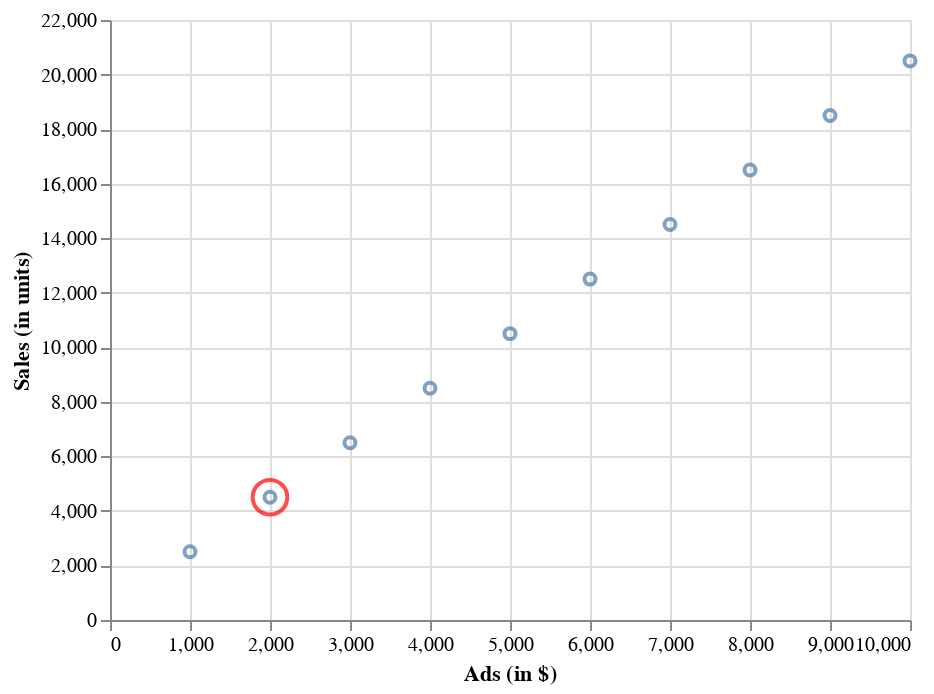

This figure's notebook cell:
### Markdown cell above
Let's take a closer look at ad spendings of 2000. What is the sales you would expect?

### Code cell
callout = alt.Chart(df.iloc[1:2]).mark_point(
    color='red', size=300, tooltip="Tooltip text here"
).encode(
    x='ads',
    y='sales'
)

chart + callout

### Figure 1 — Vega-Lite specification as saved in the notebook (floating-point values rounded to 4 significant figures)
{"config": {"view": {"continuousWidth": 400, "continuousHeight": 300}}, "layer": [{"data": {"name": "data-740e68a30db367c1dfa83d53d39b1b39"}, "mark": "point", "encoding": {"x": {"axis": {"title": "Ads (in $)"}, "field": "ads", "type": "quantitative"}, "y": {"axis": {"title": "Sales (in units)"}, "field": "sales", "type": "quantitative"}}}, {"data": {"name": "data-ca98a1716c2d549adda774bcb06c9c51"}, "mark": {"type": "point", "color": "red", "size": 300, "tooltip": "Tooltip text here"}, "encoding": {"x": {"field": "ads", "type": "quantitative"}, "y": {"field": "sales", "type": "quantitative"}}}], "$schema": "https://vega.github.io/schema/vega-lite/v4.17.0.json", "datasets": {"data-740e68a30db367c1dfa83d53d39b1b39": [{"sales": 2500, "ads": 1000, "sales_prediction": 2500}, {"sales": 4500, "ads": 2000, "sales_prediction": 4500}, {"sales": 6500, "ads": 3000, "sales_prediction": 6500}, {"sales": 8500, "ads": 4000, "sales_prediction": 8500}, {"sales": 10500, "ads": 5000, "sales_prediction": 10500}, {"sales": 12500, "ads": 6000, "sales_prediction": 12500}, {"sales": 14500, "ads": 7000, "sales_prediction": 14500}, {"sales": 16500, "ads": 8000, "sales_prediction": 16500}, {"sales": 18500, "ads": 9000, "sales_prediction": 18500}, {"sales": 20500, "ads": 10000, "sales_prediction": 20500}], "data-ca98a1716c2d549adda774bcb06c9c51": [{"sales": 4500, "ads": 2000, "sales_prediction": 4500}]}}
